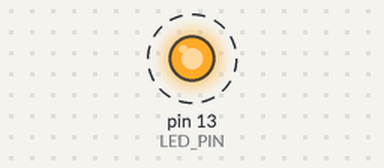
The sketch below on a simulated Arduino Uno, built with avr-gcc and run on an emulated ATmega328P. Parts: output pins drawn as LEDs (lit = HIGH). Dashed ring = blinking.

Above: at 0.5 s.
Timing chart, 0 to 4.6 s (numbered marks = the images above):
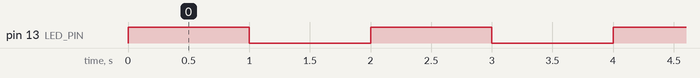

Measured:
- by itself, pin 13 (LED_PIN): alternates HIGH for 1.0 s and LOW for 1.0 s

The sketch:

timer.ino
```cpp
#include "Timer.hpp"

uint8_t const LED_PIN = 13;

void flipLed() {
    digitalWrite(LED_PIN, !digitalRead(LED_PIN));
}

// Identical methods of defining the same timer
Timer timer1(1.0_s);
Timer timer2(1000_ms);
Timer timer3(1.0_hz);

// Timer that activates its own callback
CallbackTimer timer4(1.0_hz, flipLed);

void setup() {
    pinMode(LED_PIN, OUTPUT);
    digitalWrite(LED_PIN, HIGH);
    // Comment out the timer not currently being used
    //timer1.reset();
    timer4.reset();
}

void loop() {
    // Comment out the timer not currently being used
    //if (timer1.has_elapsed()) flipLed();
    timer4.update();
}
```

Timer.hpp
```cpp
#pragma once

#ifndef TIMER_HPP_
#define TIMER_HPP_

struct Duration {
    unsigned long val;
    friend Duration operator"" _ms(unsigned long long val);
    friend Duration operator"" _s(long double val);
};

Duration operator"" _ms(unsigned long long val) {
    return Duration{val};
}

Duration operator"" _s(long double val) {
    return Duration{val * 1000};
}

struct Rate {
    double val;
    friend Rate operator"" _hz(long double val);
};

Rate operator"" _hz(long double val) {
    return Rate{val};
}

class Timer {

public:
    typedef unsigned long interval_t;
    typedef unsigned long time_t;

    Timer(Duration const & duration)
            : Timer() {
        interval_ = duration.val;
    }

    Timer(Rate const & rate)
            : Timer() {
        interval_ = 1000 / rate.val;
    }

    Timer(Timer const &) = delete;

    Timer& operator=(Timer const &) = delete;

    void last_time(time_t const & lastTime) {
        lastTime_ = lastTime;
    }

    time_t last_time() {
        return lastTime_;
    }

    void interval(interval_t const & _interval) {
        interval_ = _interval;
    }

    interval_t interval() {
        return interval_;
    }

    void last_interval(interval_t const & lastInterval) {
        lastInterval_ = lastInterval;
    }

    interval_t last_interval() {
        return lastInterval_;
    }

    void reset() {
        lastTime_ = millis();
    }

    bool has_elapsed() {
        time_t currTime = millis();
        if ((currTime - lastTime_) >= interval_) {
            lastInterval_ = currTime - lastTime_;
            lastTime_ = currTime;
            return true;
        }
        return false;
    }

    bool check_elapsed() {
        time_t currTime = millis();
        return (currTime - lastTime_) >= interval_;
    }

    time_t elapsed_time() {
        time_t currTime = millis();
        return currTime - lastTime_;
    }

protected:
    Timer() : lastTime_(millis()), lastInterval_(0) {}

    time_t lastTime_;
    interval_t interval_;
    interval_t lastInterval_;

};

typedef void(*Callback)();
class CallbackTimer {

public:
    using interval_t = Timer::interval_t;
    using time_t = Timer::time_t;

    CallbackTimer(Duration const & duration, Callback const & callback)
            : CallbackTimer() {
        interval_ = duration.val;
        callback_ = callback;
    }

    CallbackTimer(Rate const & rate, Callback const & callback)
            : CallbackTimer() {
        interval_ = 1000 / rate.val;
        callback_ = callback;
    }

    void reset() {
        lastTime_ = millis();
    }

    void update() {
        time_t currTime = millis();
        if ((currTime - lastTime_) >= interval_) {
            lastTime_ = currTime;
            callback_();
        }
    }

protected:
    CallbackTimer() : lastTime_(millis()) {}

    time_t lastTime_;
    interval_t interval_;
    Callback callback_;

};

#endif // TIMER_HPP_
```
